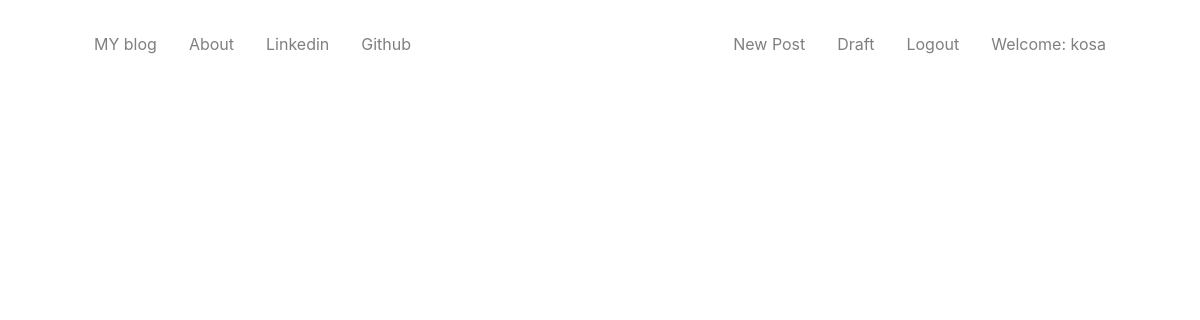
The page /drafts/ (signed in) on the database as committed earlier.
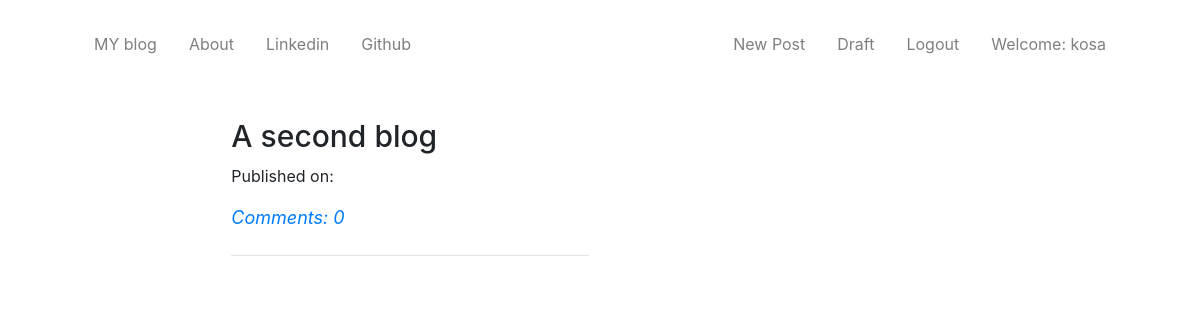
The same page on the database as committed later.
### blog/models.py (models this page shows, shortened)
class Post(models.Model):
    author = models.ForeignKey('auth.User')
    title = models.CharField(max_length=200)
    text = models.TextField()
    create_date = models.DateTimeField(default=timezone.now)
    published_date = models.DateTimeField(blank=True, null=True)
    def approve_comments(self):
        return self.comments.filter(approved_comment = True)

### blog/views.py (the view)
# urls.py: url(r'^drafts/$', views.DraftListView.as_view(), name='post_draft_list'),
class DraftListView(LoginRequiredMixin,ListView):
    login_url = '/login/'
    redirect_field_name = 'blog/post_list.html'
    model = Post
    def get_queryset(self):
        return Post.objects.filter(published_date__isnull=True).order_by('create_date')

### blog/templates/blog/post_list.html
{% extends 'blog/base.html' %}
{% block content %}
<div class="container px-4 px-lg-5">
    <div class="row gx-4 gx-lg-5 justify-content-center">
        <div class="col-md-10 col-lg-8 col-xl-7">
{% for post in post_list %}
<div class="post-preview">
    <a href="{% url 'post_detail' pk=post.pk %}"><h1 class="post-title">{{ post.title }}</h1></a>
        <p class="post-subtitle"> Published on: {{ post.published_date|date:"D M Y"}}</p>
    <p class="post-meta"><a  href="{% url 'post_detail' pk=post.pk %}">Comments: {{ post.approve_comments.count }}</a></p>
</div>
<hr class="my-4" />
{% endfor %}
        </div>
    </div>
</div>
{% endblock  %}

### blog/templates/blog/base.html (shortened to what this page needs)
<!DOCTYPE html>
{% load staticfiles %}
<html>
<head>
	<link rel="stylesheet" href="https://cdn.jsdelivr.net/npm/bootstrap@4.0.0/dist/css/bootstrap.min.css">
	<link rel="stylesheet" href="https://use.fontawesome.com/releases/v5.7.0/css/all.css">
	<link rel="stylesheet" href="//cdn.jsdelivr.net/npm/medium-editor@latest/dist/css/medium-editor.min.css" type="text/css" media="screen" charset="utf-8">
	<link rel="stylesheet" href="{% static "css/blog.css" %}">
</head>
<body>
	<nav class="navbar navbar-expand-lg navbar-light" id="mainNav">
		<div class="container px-4 px-lg-5">
			<ul class="nav navbar-nav">
				<li class="nav-item"><a class="nav-link px-lg-3 py-3 py-lg-4" href="{% url 'post_list' %}">MY blog</a></li>
				<li class="nav-item"><a class="nav-link px-lg-3 py-3 py-lg-4" href="{% url 'about' %}">About</a></li>
				<li class="nav-item"><a class="nav-link px-lg-3 py-3 py-lg-4" href="">Linkedin</a></li>
				<li class="nav-item"><a class="nav-link px-lg-3 py-3 py-lg-4" href="">Github</a></li>
			</ul>
			<ul class="nav navbar-nav navbar-right">
				{% if user.is_authenticated %}
				<li class="nav-item"><a class="nav-link px-lg-3 py-3 py-lg-4"href="{% url 'post_new' %}">New Post</a></li>
				<li class="nav-item"><a class="nav-link px-lg-3 py-3 py-lg-4"href="{% url 'post_draft_list' %}">Draft</a></li>
				<li class="nav-item"><a class="nav-link px-lg-3 py-3 py-lg-4"href="{% url 'logout' %}">Logout</a></li>
				<li class="nav-item"><a class="nav-link px-lg-3 py-3 py-lg-4">Welcome: {{ user.username }}</a></li>
				{% else %}
				<li class="nav-item"><a class="nav-link px-lg-3 py-3 py-lg-4" href="{% url 'login' %}"><i class="fas fa-user"></i></a></li>
				{% endif %}
			</ul>
		</div>
	</nav>
	<div class="content container">
		<div class="row">
			<div class="col-md-8">
			  <div class="blog_posts">
				{% block content %}
				{% endblock %}
			  </div>
			</div>
		</div>
	</div>
</body>
</html>

### blog/static/css/blog.css (style rules this page uses)
.post-preview > a { color: #212529; }
.post-preview > a > .post-title { font-size: 1.875rem; margin-top: 1.875rem; margin-bottom: 0.625rem; }
.post-preview > .post-meta { font-size: 1.125rem; font-style: italic; margin-top: 0; color: #6c757d; }
.post-preview > .post-meta > a { text-decoration: none; }

Rows that differ between the two databases and show on the page:
added Post: title "A second blog", approve_comments.count "0"
